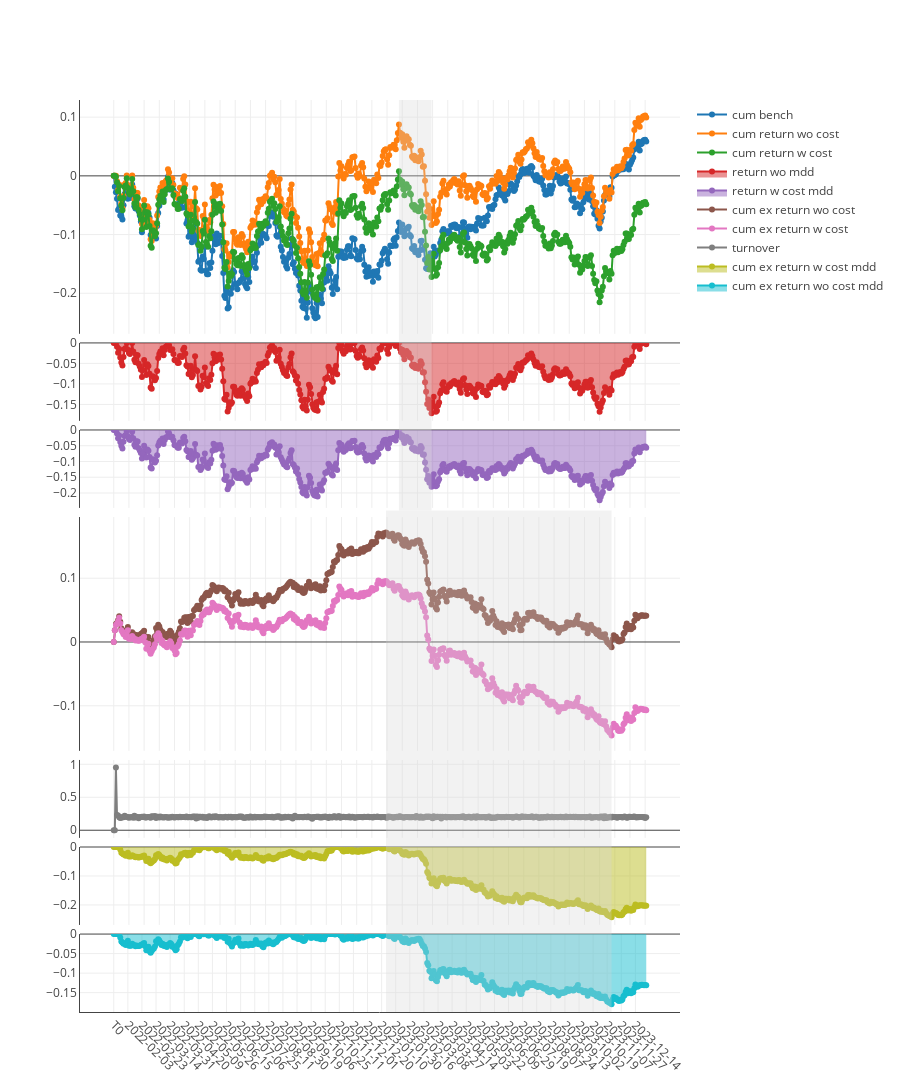

Notebook code for this chart:
### Code cell
import pickle

file_path = f'out/backtests/{ex_num}/mcts/0-graph.pkl'

with open(file_path, 'rb') as file:
    chart = pickle.load(file)
chart.show()

### Figure 1 — Plotly figure (JSON) as saved in the notebook; plotly's stock layout.template omitted (floating-point values rounded to 4 significant figures; data arrays with more than 128 entries replaced by an {"elided": "..."} marker saying what was removed)
{"data": [{"mode": "lines+markers", "name": "cum bench", "type": "scatter", "x": {"elided": "492 str values"}, "xaxis": "x", "y": {"elided": "492 float values"}, "yaxis": "y"}, {"mode": "lines+markers", "name": "cum return wo cost", "type": "scatter", "x": {"elided": "492 str values"}, "xaxis": "x", "y": {"elided": "492 float values"}, "yaxis": "y"}, {"mode": "lines+markers", "name": "cum return w cost", "type": "scatter", "x": {"elided": "492 str values"}, "xaxis": "x", "y": {"elided": "492 float values"}, "yaxis": "y"}, {"fill": "tozeroy", "mode": "lines+markers", "name": "return wo mdd", "type": "scatter", "x": {"elided": "492 str values"}, "xaxis": "x2", "y": {"elided": "492 float values"}, "yaxis": "y2"}, {"fill": "tozeroy", "mode": "lines+markers", "name": "return w cost mdd", "type": "scatter", "x": {"elided": "492 str values"}, "xaxis": "x3", "y": {"elided": "492 float values"}, "yaxis": "y3"}, {"mode": "lines+markers", "name": "cum ex return wo cost", "type": "scatter", "x": {"elided": "492 str values"}, "xaxis": "x4", "y": {"elided": "492 float values"}, "yaxis": "y4"}, {"mode": "lines+markers", "name": "cum ex return w cost", "type": "scatter", "x": {"elided": "492 str values"}, "xaxis": "x4", "y": {"elided": "492 float values"}, "yaxis": "y4"}, {"mode": "lines+markers", "name": "turnover", "type": "scatter", "x": {"elided": "492 str values"}, "xaxis": "x5", "y": {"elided": "492 float values"}, "yaxis": "y5"}, {"fill": "tozeroy", "mode": "lines+markers", "name": "cum ex return w cost mdd", "type": "scatter", "x": {"elided": "492 str values"}, "xaxis": "x6", "y": {"elided": "492 float values"}, "yaxis": "y6"}, {"fill": "tozeroy", "mode": "lines+markers", "name": "cum ex return wo cost mdd", "type": "scatter", "x": {"elided": "492 str values"}, "xaxis": "x7", "y": {"elided": "492 float values"}, "yaxis": "y7"}], "layout": {"height": 1200, "shapes": [{"fillcolor": "#d3d3d3", "line": {"width": 0}, "opacity": 0.3, "type": "rect", "x0": "2023-02-02", "x1": "2023-03-17", "xref": "x", "y0": 0.55, "y1": 1, "yref": "paper"}, {"fillcolor": "#d3d3d3", "line": {"width": 0}, "opacity": 0.3, "type": "rect", "x0": "2023-01-17", "x1": "2023-11-13", "xref": "x", "y0": 0, "y1": 0.55, "yref": "paper"}], "title": {"text": " "}, "xaxis": {"anchor": "y", "domain": [0, 1], "matches": "x7", "showline": false, "showticklabels": false, "tickangle": 45, "type": "category"}, "xaxis2": {"anchor": "y2", "domain": [0, 1], "matches": "x7", "showline": false, "showticklabels": false, "tickangle": 45, "type": "category"}, "xaxis3": {"anchor": "y3", "domain": [0, 1], "matches": "x7", "showline": false, "showticklabels": false, "tickangle": 45, "type": "category"}, "xaxis4": {"anchor": "y4", "domain": [0, 1], "matches": "x7", "showline": false, "showticklabels": false, "tickangle": 45, "type": "category"}, "xaxis5": {"anchor": "y5", "domain": [0, 1], "matches": "x7", "showline": false, "showticklabels": false, "tickangle": 45, "type": "category"}, "xaxis6": {"anchor": "y6", "domain": [0, 1], "matches": "x7", "showline": false, "showticklabels": false, "tickangle": 45, "type": "category"}, "xaxis7": {"anchor": "y7", "domain": [0, 1], "showline": true, "tickangle": 45, "type": "category"}, "yaxis": {"anchor": "x", "domain": [0.7436, 1], "showline": true, "showticklabels": true, "zeroline": true}, "yaxis2": {"anchor": "x2", "domain": [0.6482, 0.7336], "showline": true, "showticklabels": true, "zeroline": true}, "yaxis3": {"anchor": "x3", "domain": [0.5527, 0.6382], "showline": true, "showticklabels": true, "zeroline": true}, "yaxis4": {"anchor": "x4", "domain": [0.2864, 0.5427], "showline": true, "showticklabels": true, "zeroline": true}, "yaxis5": {"anchor": "x5", "domain": [0.1909, 0.2764], "showline": true, "showticklabels": true, "zeroline": true}, "yaxis6": {"anchor": "x6", "domain": [0.09545, 0.1809], "showline": true, "showticklabels": true, "zeroline": true}, "yaxis7": {"anchor": "x7", "domain": [0, 0.08545], "showline": true, "showticklabels": true, "zeroline": true}}}
